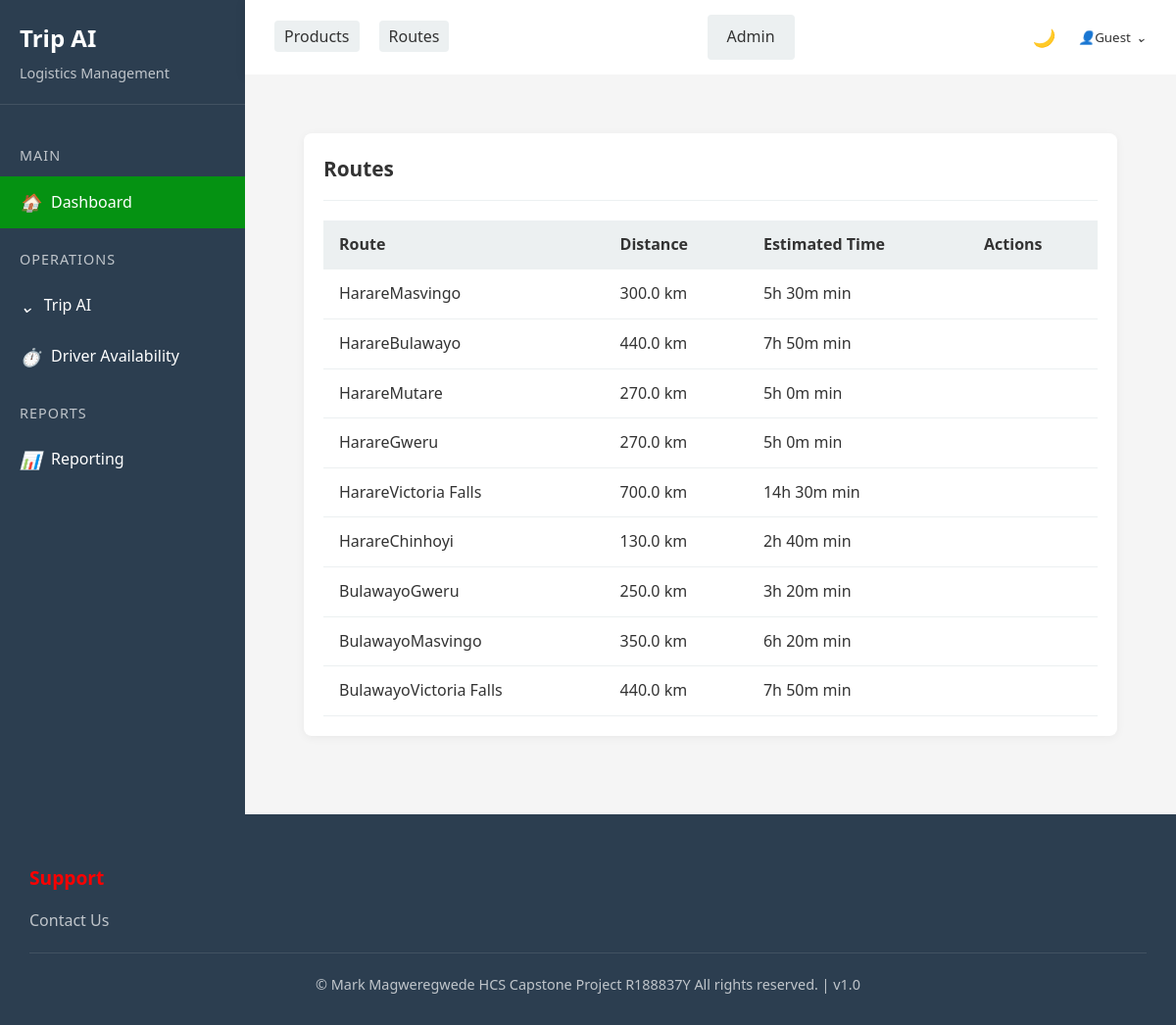
The app's page /app/route/ with its own data.
### triplog/models.py (models this page shows, shortened)
class Route(models.Model):
    origin = models.CharField(max_length=255)
    destination = models.CharField(max_length=255)
    distance_km = models.FloatField()
    estimated_time_min = models.IntegerField()
    def get_absolute_url(self):
        return reverse("route_detail", kwargs={"pk": self.pk})

### triplog/views.py (the view)
# urls.py: path("route/", RouteListView.as_view(), name="route_list"),
class RouteListView(ListView):
    model = Route
    template_name = "route/route_list.html"

### triplog/templatetags/time_filters.py (called while the page is built)
@register.filter
def minutes_to_hours(minutes):
    if minutes is None:
        return "Trip NOT COMPLETE"  # Handle cases where the value is None
    hours = minutes // 60
    mins = minutes % 60
    return f"{hours}h {mins}m" if hours else f"{mins}m"

### templates/route/route_list.html (shortened to what this page needs)
{% extends 'base.html' %}
{% load time_filters %}
{% block content %}
<div class="content-area">
    <div class="card">
        <div class="card-header">
            <h2> Routes</h2>
        </div>
        <div class="card-body">
            <div class="table-responsive">
                <table class="route-table">
                    <thead>
                        <tr>
                            <th>Route</th>
                            <th>Distance</th>
                            <th>Estimated Time</th>
                            <th class="actions">Actions</th>
                        </tr>
                    </thead>
                    <tbody>
                        {% for route in route_list %}
                        <tr>
                            <td>
                                <a href="{{ route.get_absolute_url }}" class="route-link">
                                     {{ route.origin }}
                                     {{ route.destination }}
                                </a>
                            </td>
                            <td>{{ route.distance_km }} km</td>
                            <td>{{ route.estimated_time_min|minutes_to_hours|default:"-" }} min</td>
                            <td class="actions">
                            </td>
                        </tr>
                        {% endfor %}
                    </tbody>
                </table>
            </div>
        </div>
    </div>
</div>
{% endblock %}

### templates/base.html (shortened to what this page needs)
{% load static %}
<!DOCTYPE html>
<html lang="en">
<head>
    <link rel="stylesheet" href="{% static 'css/style.css' %}">
</head>
<body>
    <div class="container">
        <aside class="sidebar">
            <div onclick="window.location.href='/';" style="cursor: pointer;" class="sidebar-header">
                <h2>Trip AI</h2>
                <p>Logistics Management</p>
            </div>
            <div class="sidebar-menu">
                <div class="menu-category">Main</div>
                <div class="menu-item active" onclick="window.location.href='/app'">
                    <i class="icon-home"></i>
                    <span>Dashboard</span>
                </div>
                <div class="menu-category">Operations</div>
                <div class="menu-item" onclick="toggleSubmenu('trip-ai-menu')">
                    <i class="icon-chevron"></i>
                    <span>Trip AI</span>
                </div>
                <div class="menu-item" onclick="navigateToDriverAvailability();">
                    <i class="icon-availability"></i>
                    <span>Driver Availability</span>
                </div>
                <div class="menu-category">Reports</div>
                <div class="menu-item" onclick="window.location.href='/app/reporting/';">
                    <i class="icon-reporting"></i>
                    <span>Reporting</span>
                </div>
            </div>
        </aside>
        <main class="main-content">
            <nav class="navbar">
                <ul class="nav-links">
                    <li><a href="{% url 'product_list'  %}" class="btn btn-secondary">Products</a></li>
                    <li><a href="{% url 'route_list'  %}" class="btn btn-secondary">Routes</a></li>
                </ul>
                <a href="/admin" class="btn btn-secondary" target=" _blank">Admin</a>
                <div class="user-actions">
                    <div class="dark-mode-toggle" id="darkModeToggle">
                        <i class="icon-moon"></i>
                    </div>
                    <div class="user-dropdown">
                        <button class="dropdown-btn">
                            <i class="icon-user"></i>
                            {% if user.is_authenticated %}
                            {{ user.username }}
                            {% else %}
                            Guest
                            {% endif %}
                            <i class="icon-chevron"></i>
                        </button>
                    </div>
                </div>
            </nav>
            <div class="content-area" id="content-area">
                {% block content %}
                {% endblock %}
            </div>
        </main>
    </div>
    <footer>
        <div class="footer-section">
            <h3>Support</h3>
            <ul>
                <li><a href="#">Contact Us</a></li>
            </ul>
        </div>
        <div class="footer-bottom">
            <p>&copy; Mark Magweregwede HCS Capstone Project R188837Y All rights reserved. | v1.0</p>
        </div>
    </footer>
</body>
</html>

### static/css/style.css (style rules this page uses)
:root { --primary-color: rgb(5, 146, 18); --secondary-color: rgb(6, 208, 1); --accent-color: rgb(155, 236, 0); --highlight-color: rgb(252, 0, 0); --dark-color: #2c3e50; --light-color: #ecf0f1; --text-color: #333; --bg-color: #f5f5f5; --card-bg: white; --footer-bg: var(--dark-color); --footer-text: white; }
* { margin: 0; padding: 0; box-sizing: border-box; font-family: 'Segoe UI', Tahoma, Geneva, Verdana, sans-serif; }
body { background-color: var(--bg-color); color: var(--text-color); line-height: 1.6; display: flex; flex-direction: column; min-height: 100vh; transition: background-color 0.3s, color 0.3s; }
a { text-decoration: none; color: inherit; }
.container { display: flex; flex: 1; }
.sidebar { width: 250px; background-color: var(--dark-color); color: white; padding: 20px 0; transition: all 0.3s; }
.sidebar-header { padding: 0 20px 20px; border-bottom: 1px solid rgba(255, 255, 255, 0.1); }
.sidebar-header h2 { font-size: 1.5rem; margin-bottom: 5px; }
.sidebar-header p { color: rgba(255, 255, 255, 0.7); font-size: 0.9rem; }
.sidebar-menu { padding: 20px 0; }
.menu-category { padding: 10px 20px; color: rgba(255, 255, 255, 0.7); font-size: 0.9rem; text-transform: uppercase; letter-spacing: 1px; margin-top: 10px; }
.menu-item { padding: 12px 20px; display: flex; align-items: center; cursor: pointer; transition: all 0.3s; }
.menu-item.active { background-color: var(--primary-color); }
.menu-item i { margin-right: 10px; font-size: 1.1rem; }
.main-content { flex: 1; display: flex; flex-direction: column; }
.navbar { background-color: var(--card-bg); padding: 15px 30px; display: flex; justify-content: space-between; align-items: center; box-shadow: 0 2px 10px rgba(0, 0, 0, 0.1); transition: background-color 0.3s; }
.nav-links { display: flex; list-style: none; }
.nav-links li { margin-right: 20px; }
.nav-links a { color: var(--text-color); font-weight: 500; padding: 5px 10px; border-radius: 4px; transition: all 0.3s; }
.user-actions { display: flex; align-items: center; gap: 15px; }
.dark-mode-toggle { display: flex; align-items: center; cursor: pointer; color: var(--text-color); }
.dark-mode-toggle i { margin-right: 5px; font-size: 1.1rem; }
.user-dropdown { position: relative; display: inline-block; }
.dropdown-btn { background-color: transparent; border: none; cursor: pointer; display: flex; align-items: center; color: var(--text-color); font-weight: 500; }
.dropdown-btn i { margin-left: 5px; }
.content-area { flex: 1; padding: 30px; background-color: var(--bg-color); transition: background-color 0.3s; }
.btn { padding: 10px 20px; border-radius: 4px; border: none; cursor: pointer; font-weight: 500; transition: all 0.3s; }
.btn-secondary { background-color: var(--light-color); color: var(--text-color); }
.card { background-color: var(--card-bg); border-radius: 8px; box-shadow: 0 2px 10px rgba(0, 0, 0, 0.05); padding: 20px; margin-bottom: 20px; transition: background-color 0.3s, box-shadow 0.3s; }
.card-header { display: flex; justify-content: space-between; align-items: center; margin-bottom: 20px; padding-bottom: 15px; border-bottom: 1px solid var(--light-color); }
.card-header h2 { font-size: 1.3rem; color: var(--text-color); }
table { width: 100%; border-collapse: collapse; }
th, td { padding: 12px 15px; text-align: left; border-bottom: 1px solid var(--light-color); }
th { background-color: var(--light-color); font-weight: 600; }
footer { background-color: var(--footer-bg); color: var(--footer-text); padding: 30px; margin-top: auto; transition: background-color 0.3s, color 0.3s; }
.footer-section { flex: 1; min-width: 250px; margin-bottom: 20px; }
.footer-section h3 { margin-bottom: 15px; font-size: 1.2rem; color: var(--highlight-color); }
.footer-section ul { list-style: none; }
.footer-section ul li { margin-bottom: 10px; }
.footer-section ul li a { color: rgba(255, 255, 255, 0.7); transition: all 0.3s; }
.footer-bottom { text-align: center; padding-top: 20px; border-top: 1px solid rgba(255, 255, 255, 0.1); margin-top: 20px; color: rgba(255, 255, 255, 0.7); font-size: 0.9rem; }
.icon-home::before { content: "🏠"; }
.icon-user::before { content: "👤"; }
.icon-availability::before { content: "⏱️"; }
.icon-reporting::before { content: "📊"; }
.icon-chevron::before { content: "⌄"; }
.icon-moon::before { content: "🌙"; }

### records on screen
Route: origin "Harare", destination "Masvingo", distance_km "300.0", estimated_time_min|minutes_to_hours "5h 30m"
Route: origin "Harare", destination "Bulawayo", distance_km "440.0", estimated_time_min|minutes_to_hours "7h 50m"
Route: origin "Harare", destination "Mutare", distance_km "270.0", estimated_time_min|minutes_to_hours "5h 0m"
Route: origin "Harare", destination "Gweru", distance_km "270.0", estimated_time_min|minutes_to_hours "5h 0m"
Route: origin "Harare", destination "Victoria Falls", distance_km "700.0", estimated_time_min|minutes_to_hours "14h 30m"
Route: origin "Harare", destination "Chinhoyi", distance_km "130.0", estimated_time_min|minutes_to_hours "2h 40m"
Route: origin "Bulawayo", destination "Gweru", distance_km "250.0", estimated_time_min|minutes_to_hours "3h 20m"
Route: origin "Bulawayo", destination "Masvingo", distance_km "350.0", estimated_time_min|minutes_to_hours "6h 20m"
Route: origin "Bulawayo", destination "Victoria Falls", distance_km "440.0", estimated_time_min|minutes_to_hours "7h 50m"
